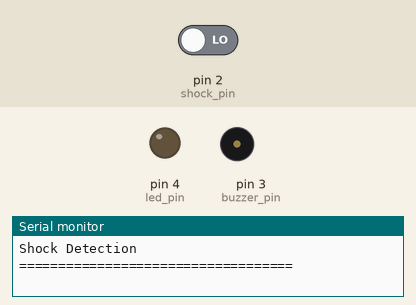
A sketch run on a simulated Arduino Uno, built with avr-gcc and run on an emulated ATmega328P. Shown: output pins drawn as LEDs (lit = HIGH), buzzer (waves = sounding, pin HIGH), the last lines printed to the serial monitor. Inputs (shaded band) come from the test bench; at power-on: pin 2 (shock_pin) LOW.

Above: at 1.4 s.
1.5 s: pin 2 (shock_pin) driven HIGH
At 2.3 s:
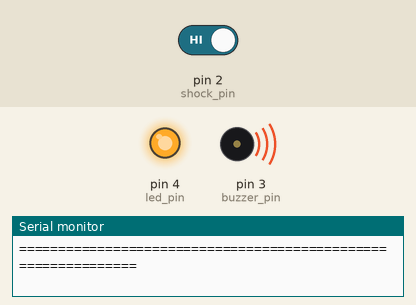
3.0 s: pin 2 (shock_pin) driven LOW
At 3.6 s:
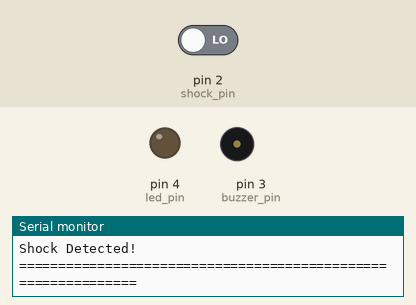
Timing chart, 0 to 6.0 s (numbered marks = the images above; inputs shaded):
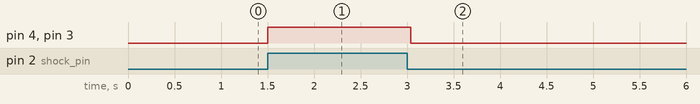

The sketch:

shock.ino
```cpp
 int shock_pin = 2;
 int buzzer_pin = 3;
 int led_pin = 4;

void setup() {
  pinMode(shock_pin, INPUT);
  pinMode(buzzer_pin, OUTPUT);
  pinMode(led_pin, OUTPUT);
  Serial.begin(9600);
  Serial.println("Shock Detection");
  Serial.println("===================================");
}

void loop() {
  int shockState = digitalRead(shock_pin);

  if (shockState == HIGH) //shock state gives a boolean value based on the impulse
  {
    digitalWrite(buzzer_pin, HIGH);//turn buzzer on when shock state is high
    digitalWrite(led_pin, HIGH);
    Serial.println("==============================================================");
    Serial.println("Shock Detected! ");
    Serial.println("==============================================================");
  }
  else {
    digitalWrite(buzzer_pin, LOW);
    digitalWrite(led_pin, LOW);
  }
  delay(300);//delay for improved display on monitor
}
```

Measured:
- after the input at 1.5 s, pin 4 (led_pin), pin 3 (buzzer_pin): LOW → HIGH at once
- after the input at 3.0 s, pin 4 (led_pin), pin 3 (buzzer_pin): HIGH → LOW at once
